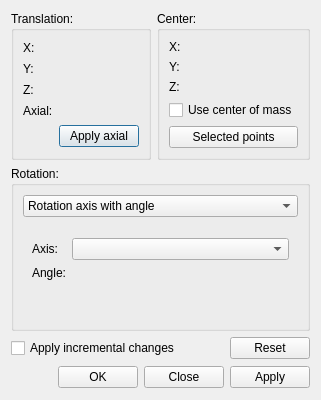
<?xml version="1.0" encoding="UTF-8"?>
<ui version="4.0">
 <class>Gui::Dialog::Placement</class>
 <widget class="QDialog" name="Gui::Dialog::Placement">
  <property name="geometry">
   <rect>
    <x>0</x>
    <y>0</y>
    <width>277</width>
    <height>400</height>
   </rect>
  </property>
  <property name="sizePolicy">
   <sizepolicy hsizetype="Ignored" vsizetype="Preferred">
    <horstretch>0</horstretch>
    <verstretch>0</verstretch>
   </sizepolicy>
  </property>
  <property name="windowTitle">
   <string>Placement</string>
  </property>
  <layout class="QGridLayout" name="gridLayout">
   <item row="0" column="0">
    <widget class="QGroupBox" name="GroupBox5">
     <property name="title">
      <string>Translation:</string>
     </property>
     <layout class="QGridLayout">
      <property name="margin">
       <number>9</number>
      </property>
      <property name="spacing">
       <number>6</number>
      </property>
      <item row="4" column="0">
      <widget class="QLabel" name="TextLabelAxial">
       <property name="sizePolicy">
        <sizepolicy hsizetype="Fixed" vsizetype="Fixed">
         <horstretch>0</horstretch>
         <verstretch>0</verstretch>
        </sizepolicy>
       </property>
       <property name="text">
        <string>Axial:</string>
       </property>
      </widget>
     </item>
      <item row="3" column="0">
       <widget class="QLabel" name="TextLabelZ">
        <property name="sizePolicy">
         <sizepolicy hsizetype="Fixed" vsizetype="Fixed">
          <horstretch>0</horstretch>
          <verstretch>0</verstretch>
         </sizepolicy>
        </property>
        <property name="text">
         <string>Z:</string>
        </property>
       </widget>
      </item>
      <item row="2" column="0">
       <widget class="QLabel" name="TextLabelY">
        <property name="sizePolicy">
         <sizepolicy hsizetype="Fixed" vsizetype="Fixed">
          <horstretch>0</horstretch>
          <verstretch>0</verstretch>
         </sizepolicy>
        </property>
        <property name="text">
         <string>Y:</string>
        </property>
       </widget>
      </item>
      <item row="0" column="0">
       <widget class="QLabel" name="TextLabelX">
        <property name="sizePolicy">
         <sizepolicy hsizetype="Fixed" vsizetype="Fixed">
          <horstretch>0</horstretch>
          <verstretch>0</verstretch>
         </sizepolicy>
        </property>
        <property name="text">
         <string>X:</string>
        </property>
       </widget>
      </item>
      <item row="0" column="1">
       <widget class="Gui::QuantitySpinBox" name="xPos"/>
      </item>
      <item row="2" column="1">
       <widget class="Gui::QuantitySpinBox" name="yPos"/>
      </item>
      <item row="3" column="1">
       <widget class="Gui::QuantitySpinBox" name="zPos"/>
      </item>
      <item row="4" column="1">
       <widget class="Gui::QuantitySpinBox" name="axialPos"/>
      </item>
      <item row="5" column="1">
       <widget class="QPushButton" name="applyAxial">
       <property name="text">
        <string>Apply axial</string>
       </property>
       <property name="toolTip">
       <string>Shift click for opposite direction</string>
       </property>
       </widget>
      </item>
     </layout>
    </widget>
   </item>
   <item row="0" column="1">
    <widget class="QGroupBox" name="GroupBox5_3">
     <property name="title">
      <string>Center:</string>
     </property>
     <layout class="QGridLayout">
      <property name="margin">
       <number>9</number>
      </property>
      <property name="spacing">
       <number>6</number>
      </property>
      <item row="2" column="0">
       <widget class="QLabel" name="TextLabelZ_5">
        <property name="sizePolicy">
         <sizepolicy hsizetype="Fixed" vsizetype="Fixed">
          <horstretch>0</horstretch>
          <verstretch>0</verstretch>
         </sizepolicy>
        </property>
        <property name="text">
         <string>Z:</string>
        </property>
       </widget>
      </item>
      <item row="1" column="0">
       <widget class="QLabel" name="TextLabelY_2">
        <property name="sizePolicy">
         <sizepolicy hsizetype="Fixed" vsizetype="Fixed">
          <horstretch>0</horstretch>
          <verstretch>0</verstretch>
         </sizepolicy>
        </property>
        <property name="text">
         <string>Y:</string>
        </property>
       </widget>
      </item>
      <item row="0" column="0">
       <widget class="QLabel" name="TextLabelX_2">
        <property name="sizePolicy">
         <sizepolicy hsizetype="Fixed" vsizetype="Fixed">
          <horstretch>0</horstretch>
          <verstretch>0</verstretch>
         </sizepolicy>
        </property>
        <property name="text">
         <string>X:</string>
        </property>
       </widget>
      </item>
      <item row="0" column="1">
       <widget class="Gui::QuantitySpinBox" name="xCnt"/>
      </item>
      <item row="1" column="1">
       <widget class="Gui::QuantitySpinBox" name="yCnt"/>
      </item>
      <item row="2" column="1">
       <widget class="Gui::QuantitySpinBox" name="zCnt"/>
      </item>
      <item row="3" column="0" colspan="2">
       <widget class="QCheckBox" name="centerOfMass">
        <property name="text">
         <string>Use center of mass</string>
        </property>
       </widget>
      </item>
      <item row="4" column="0" colspan="2">
       <widget class="QPushButton" name="selectedVertex">
        <property name="text">
         <string>Selected points</string>
        </property>
       </widget>
      </item>
     </layout>
    </widget>
   </item>
   <item row="1" column="0" colspan="2">
    <widget class="QGroupBox" name="GroupBox5_2">
     <property name="title">
      <string>Rotation:</string>
     </property>
     <layout class="QGridLayout">
      <property name="margin">
       <number>9</number>
      </property>
      <property name="spacing">
       <number>6</number>
      </property>
      <item row="1" column="0">
       <widget class="QStackedWidget" name="stackedWidget">
        <property name="currentIndex">
         <number>0</number>
        </property>
        <widget class="QWidget" name="page">
         <layout class="QGridLayout">
          <property name="margin">
           <number>9</number>
          </property>
          <property name="spacing">
           <number>6</number>
          </property>
          <item row="0" column="0">
           <layout class="QGridLayout">
            <property name="margin">
             <number>0</number>
            </property>
            <property name="spacing">
             <number>6</number>
            </property>
            <item row="1" column="0">
             <widget class="QLabel" name="textLabelAngle">
              <property name="sizePolicy">
               <sizepolicy hsizetype="Fixed" vsizetype="Fixed">
                <horstretch>0</horstretch>
                <verstretch>0</verstretch>
               </sizepolicy>
              </property>
              <property name="text">
               <string>Angle:</string>
              </property>
             </widget>
            </item>
            <item row="0" column="1">
             <widget class="QComboBox" name="direction">
              <property name="currentIndex">
               <number>-1</number>
              </property>
             </widget>
            </item>
            <item row="0" column="0">
             <widget class="QLabel" name="TextLabelAxis">
              <property name="sizePolicy">
               <sizepolicy hsizetype="Fixed" vsizetype="Fixed">
                <horstretch>0</horstretch>
                <verstretch>0</verstretch>
               </sizepolicy>
              </property>
              <property name="text">
               <string>Axis:</string>
              </property>
             </widget>
            </item>
            <item row="1" column="1">
             <widget class="Gui::QuantitySpinBox" name="angle"/>
            </item>
           </layout>
          </item>
         </layout>
        </widget>
        <widget class="QWidget" name="page_3">
         <layout class="QGridLayout">
          <property name="margin">
           <number>9</number>
          </property>
          <property name="spacing">
           <number>6</number>
          </property>
          <item row="0" column="0">
           <layout class="QGridLayout">
            <property name="margin">
             <number>0</number>
            </property>
            <property name="spacing">
             <number>6</number>
            </property>
            <item row="1" column="0">
             <widget class="QLabel" name="TextLabelZ_3">
              <property name="sizePolicy">
               <sizepolicy hsizetype="Fixed" vsizetype="Fixed">
                <horstretch>0</horstretch>
                <verstretch>0</verstretch>
               </sizepolicy>
              </property>
              <property name="text">
               <string>Pitch:</string>
              </property>
             </widget>
            </item>
            <item row="2" column="0">
             <widget class="QLabel" name="TextLabelZ_4">
              <property name="sizePolicy">
               <sizepolicy hsizetype="Fixed" vsizetype="Fixed">
                <horstretch>0</horstretch>
                <verstretch>0</verstretch>
               </sizepolicy>
              </property>
              <property name="text">
               <string>Roll:</string>
              </property>
             </widget>
            </item>
            <item row="0" column="0">
             <widget class="QLabel" name="TextLabelZ_2">
              <property name="sizePolicy">
               <sizepolicy hsizetype="Fixed" vsizetype="Fixed">
                <horstretch>0</horstretch>
                <verstretch>0</verstretch>
               </sizepolicy>
              </property>
              <property name="text">
               <string>Yaw:</string>
              </property>
             </widget>
            </item>
            <item row="0" column="1">
             <widget class="Gui::QuantitySpinBox" name="yawAngle"/>
            </item>
            <item row="1" column="1">
             <widget class="Gui::QuantitySpinBox" name="pitchAngle"/>
            </item>
            <item row="2" column="1">
             <widget class="Gui::QuantitySpinBox" name="rollAngle"/>
            </item>
           </layout>
          </item>
         </layout>
        </widget>
        <widget class="QWidget" name="page_2"/>
       </widget>
      </item>
      <item row="2" column="0">
       <spacer>
        <property name="orientation">
         <enum>Qt::Vertical</enum>
        </property>
        <property name="sizeHint" stdset="0">
         <size>
          <width>20</width>
          <height>41</height>
         </size>
        </property>
       </spacer>
      </item>
      <item row="0" column="0">
       <widget class="QComboBox" name="rotationInput">
        <item>
         <property name="text">
          <string>Rotation axis with angle</string>
         </property>
        </item>
        <item>
         <property name="text">
          <string>Euler angles (XY'Z'')</string>
         </property>
        </item>
       </widget>
      </item>
     </layout>
    </widget>
   </item>
   <item row="2" column="0" colspan="2">
    <layout class="QHBoxLayout" name="horizontalLayout">
     <item>
      <widget class="QCheckBox" name="applyIncrementalPlacement">
       <property name="sizePolicy">
        <sizepolicy hsizetype="Fixed" vsizetype="Fixed">
         <horstretch>1</horstretch>
         <verstretch>0</verstretch>
        </sizepolicy>
       </property>
       <property name="text">
        <string>Apply incremental changes</string>
       </property>
      </widget>
     </item>
     <item>
      <spacer name="horizontalSpacer_2">
       <property name="orientation">
        <enum>Qt::Horizontal</enum>
       </property>
       <property name="sizeHint" stdset="0">
        <size>
         <width>78</width>
         <height>22</height>
        </size>
       </property>
      </spacer>
     </item>
     <item>
      <widget class="QPushButton" name="resetButton">
       <property name="text">
        <string>Reset</string>
       </property>
      </widget>
     </item>
    </layout>
   </item>
   <item row="3" column="0" colspan="2">
    <layout class="QHBoxLayout" name="horizontalLayout_2">
     <item>
      <spacer>
       <property name="orientation">
        <enum>Qt::Horizontal</enum>
       </property>
       <property name="sizeType">
        <enum>QSizePolicy::Expanding</enum>
       </property>
       <property name="sizeHint" stdset="0">
        <size>
         <width>88</width>
         <height>24</height>
        </size>
       </property>
      </spacer>
     </item>
     <item>
      <widget class="QPushButton" name="oKButton">
       <property name="text">
        <string>OK</string>
       </property>
      </widget>
     </item>
     <item>
      <widget class="QPushButton" name="closeButton">
       <property name="text">
        <string>Close</string>
       </property>
      </widget>
     </item>
     <item>
      <widget class="QPushButton" name="applyButton">
       <property name="text">
        <string>Apply</string>
       </property>
      </widget>
     </item>
    </layout>
   </item>
  </layout>
 </widget>
 <layoutdefault spacing="6" margin="11"/>
 <customwidgets>
  <customwidget>
   <class>Gui::QuantitySpinBox</class>
   <extends>QWidget</extends>
   <header location="global">Gui/QuantitySpinBox.h</header>
  </customwidget>
 </customwidgets>
 <tabstops>
  <tabstop>rotationInput</tabstop>
  <tabstop>direction</tabstop>
  <tabstop>applyIncrementalPlacement</tabstop>
  <tabstop>oKButton</tabstop>
  <tabstop>applyButton</tabstop>
  <tabstop>closeButton</tabstop>
 </tabstops>
 <resources/>
 <connections>
  <connection>
   <sender>oKButton</sender>
   <signal>clicked()</signal>
   <receiver>Gui::Dialog::Placement</receiver>
   <slot>accept()</slot>
   <hints>
    <hint type="sourcelabel">
     <x>164</x>
     <y>252</y>
    </hint>
    <hint type="destinationlabel">
     <x>8</x>
     <y>28</y>
    </hint>
   </hints>
  </connection>
  <connection>
   <sender>closeButton</sender>
   <signal>clicked()</signal>
   <receiver>Gui::Dialog::Placement</receiver>
   <slot>reject()</slot>
   <hints>
    <hint type="sourcelabel">
     <x>354</x>
     <y>252</y>
    </hint>
    <hint type="destinationlabel">
     <x>291</x>
     <y>179</y>
    </hint>
   </hints>
  </connection>
  <connection>
   <sender>rotationInput</sender>
   <signal>activated(int)</signal>
   <receiver>stackedWidget</receiver>
   <slot>setCurrentIndex(int)</slot>
   <hints>
    <hint type="sourcelabel">
     <x>254</x>
     <y>51</y>
    </hint>
    <hint type="destinationlabel">
     <x>278</x>
     <y>94</y>
    </hint>
   </hints>
  </connection>
 </connections>
</ui>
